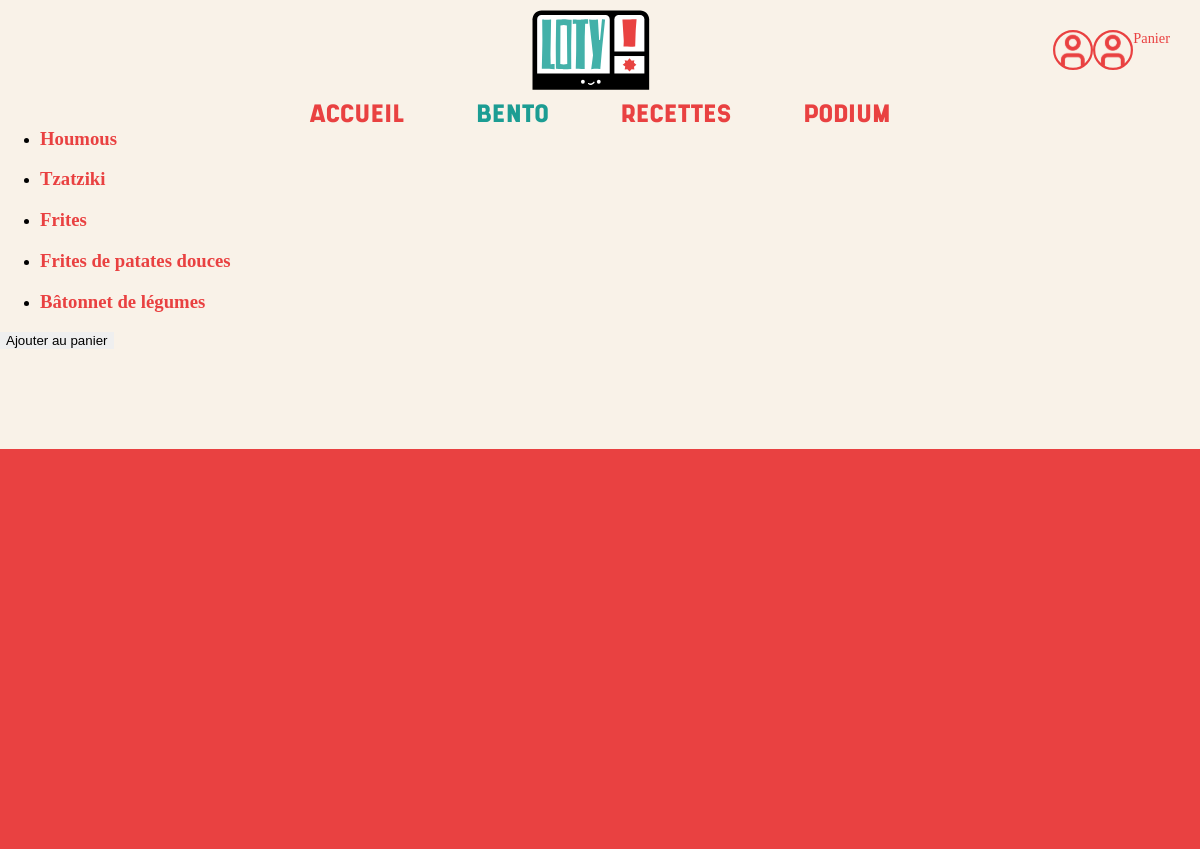
Page /bento/view?id=18 (signed in) on the committed database.
### tables this page shows
CREATE TABLE IF NOT EXISTS `bento` (
  `id_bento` int NOT NULL AUTO_INCREMENT,
  `bento_nom` text NOT NULL,
  `description` text NOT NULL,
  `id_user` int NOT NULL,
  `date_creation` datetime NOT NULL DEFAULT CURRENT_TIMESTAMP,
  `image_src` text,
  PRIMARY KEY (`id_bento`),
  KEY `user_bento` (`id_user`)
);

CREATE TABLE IF NOT EXISTS `recette` (
  `id_recette` int NOT NULL AUTO_INCREMENT,
  `recette_nom` varchar(175) NOT NULL,
  `id_user` int NOT NULL,
  `type` varchar(45) NOT NULL,
  `id_type` int NOT NULL,
  PRIMARY KEY (`id_recette`),
  KEY `user recette` (`id_user`),
  KEY `fk_recette_type` (`id_type`)
);

### pages/bento/view.php (the view, shortened to what this page needs)
<?php
global $conn;
$bentoId = (int)$_GET['id'];
$sql = "
SELECT
    bento.id_bento,
    bento.bento_nom,
    bento.description,
    recette.id_recette,
    recette.recette_nom
FROM bento
LEFT JOIN bento_recettes ON bento.id_bento = bento_recettes.id_bento
LEFT JOIN recette ON bento_recettes.id_recette = recette.id_recette
WHERE bento.id_bento = :bentoId
";
$stmt = $conn->prepare($sql);
$stmt->bindValue(':bentoId', $bentoId, PDO::PARAM_INT);
$stmt->execute();
$bentoData = $stmt->fetchAll(PDO::FETCH_ASSOC);
$bento = [
        'id' => $bentoData[0]['id_bento'],
        'nom' => $bentoData[0]['bento_nom'],
        'description' => $bentoData[0]['description']
];
$recipes = [];
foreach ($bentoData as $row) {
    if ($row['id_recette']) {
        $recipes[$row['id_recette']] = [
                'id' => $row['id_recette'],
                'nom' => $row['recette_nom']
        ];
    }
}
?>
<main class="bentoPageContainer">
    <header class="bentoHeader">
        <h1 class="bentoTitle">
        </h1>
    </header>
    <section class="bentoMainContent">
        <section class="bentoIdentity">
            <figure class="bentoImageWrapper">
                <?php if (!empty($bento['image_src'])): ?>
                    <img
                            src="<?= htmlspecialchars($bento['image_src']) ?>"
                            alt="Image du bento <?= htmlspecialchars($bento['nom']) ?>"
                            class="bentoImage"
                    >
                <?php else: ?>
                    <div class="bentoImage placeholder">Image bento</div>
                <?php endif; ?>
                <figcaption class="floatingActions">
                </figcaption>
            </figure>
            <p class="bentoDescription">
            </p>
        </section>
        <section class="bentoRecipes" aria-labelledby="bento-recipes-title">
            <h2 id="bento-recipes-title" class="recipesSectionTitle">
            </h2>
            <ul class="bentoRecipesList">
                <?php foreach ($recipes as $recipe): ?>
                    <li class="bentoRecipeItem">
                        <article class="bentoRecipeCard">
                            <a href="/recettes/view?id=<?= (int)$recipe['id'] ?>" class="bentoRecipeLink">
                                <h3 class="recipeName">
                                    <?= htmlspecialchars($recipe['nom']) ?>
                                </h3>
                            </a>
                        </article>
                    </li>
                <?php endforeach; ?>
            </ul>
        </section>
    </section>
    <section class="bentoActions">
        <form method="post" class="addToCartForm">
            <button type="submit" class="mainAddButton">
                Ajouter au panier
            </button>
        </form>
    </section>
</main>

### assets/css/main.css (style rules this page uses)
* { box-sizing: border-box; }
body { background-color: #F9F2E8; padding: 0; margin: 0; padding-top: 170px; }
a { text-decoration: none; color: #E94141; }
h2 { font-family: 'SHRIMP', sans-serif; font-weight: normal; margin: 0; padding: 0; }
p { font-family: 'FivoSans'; font-weight: normal; font-size: 0.9rem; margin: 0; }
button { border: none; margin-left: auto; }
.bentoHeader { position: relative; display: flex; align-items: center; justify-content: center; }
.bentoHeader h1 { position: absolute; color: #E94141; font-size: 3rem; font-family: 'SHRIMP', sans-serif; text-align: center; text-shadow: -5px -5px 0 #F9F2E8, 5px -5px 0 #F9F2E8, -5px 5px 0 #F9F2E8, 5px 5px 0 #F9F2E8; }

### index.php (style rules this page uses)
body { padding: 0; }

### rows in the picture
bento: recette.recette_nom "Houmous", recette.recette_nom "Tzatziki", recette.recette_nom "Frites", recette.recette_nom "Frites de patates douces", recette.recette_nom "Bâtonnet de légumes"
